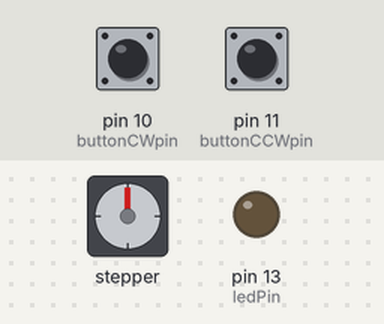
Simulated run of this sketch. Board: Arduino Uno, built with avr-gcc and run on an emulated ATmega328P. On the bench: stepper motor, output pins drawn as LEDs (lit = HIGH). Wiring (inferred from the names in the program): stepper motor driver (200 steps per turn assumed): step pin 6; direction pin 3. The inputs (shaded band) are chosen by the test bench; at power-on: pin 10 (buttonCWpin) HIGH, pin 11 (buttonCCWpin) HIGH. Pins used as bus, display or sensor lines are not drawn; what the sketch prints to the serial monitor is not drawn.

Above: at 1.2 s.
1.3 s: pin 10 (buttonCWpin) pulled LOW for 1 s
At 2.7 s:
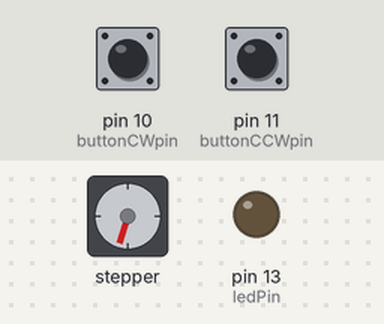
3.8 s: pin 11 (buttonCCWpin) pulled LOW for 3.2 s
At 7.5 s:
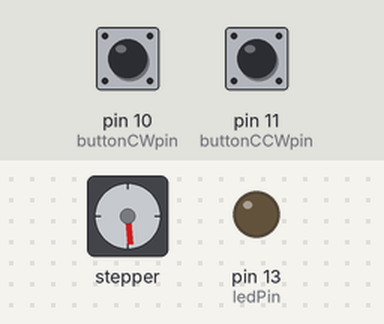
8.5 s: pin 11 (buttonCCWpin) pulled LOW for 0.15 s
At 9.3 s:
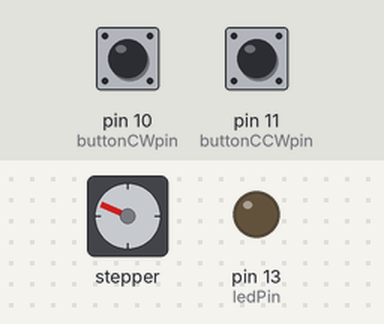
10.1 s: pin 10 (buttonCWpin) pulled LOW for 3.2 s
At 14.4 s:
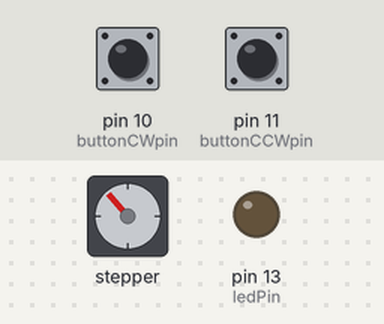
14.8 s: pin 11 (buttonCCWpin) pulled LOW for 3.2 s
At 15.86 s:
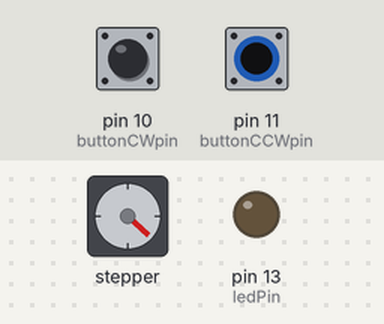
Timing chart, 0 to 19.5 s (numbered marks = the images above; inputs shaded):
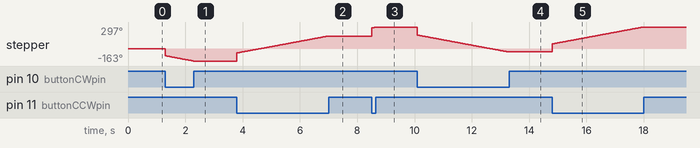

The sketch:

sketch_may03b.ino
```cpp
// testing a stepper motor with a Pololu A4988 driver board or equivalent

// this version uses millis() to manage timing rather than delay()
// and the movement is determined by a pair of momentary push switches
// press one and it turns CW, press the other and it turns CCW

byte directionPin = 3;
byte stepPin = 6;

byte buttonCWpin = 10;
byte buttonCCWpin = 11;

boolean buttonCWpressed = false;
boolean buttonCCWpressed = false;

byte ledPin = 13;

unsigned long curMillis;
unsigned long prevStepMillis = 0;
unsigned long millisBetweenSteps = 25; // milliseconds

void setup() {

  Serial.begin(9600);
  Serial.println("Starting Stepper Demo with millis()");

  pinMode(directionPin, OUTPUT);
  pinMode(stepPin, OUTPUT);
  pinMode(ledPin, OUTPUT);

  pinMode(buttonCWpin, INPUT_PULLUP);
  pinMode(buttonCCWpin, INPUT_PULLUP);

}

void loop() {

 curMillis = millis();
 readButtons();
 actOnButtons();

}

void readButtons() {

 buttonCCWpressed = false;
 buttonCWpressed = false;

 if (digitalRead(buttonCWpin) == LOW) {
 buttonCWpressed = true;
 }
 if (digitalRead(buttonCCWpin) == LOW) {
 buttonCCWpressed = true;
 }
}

void actOnButtons() {
 if (buttonCWpressed == true) {
 digitalWrite(directionPin, LOW);
 singleStep();
 }
 if (buttonCCWpressed == true) {
 digitalWrite(directionPin, HIGH);
 singleStep();
 }
}

void singleStep() {
 if (curMillis - prevStepMillis >= millisBetweenSteps) {
 prevStepMillis += millisBetweenSteps;
 digitalWrite(stepPin, HIGH);
 digitalWrite(stepPin, LOW);
 }
}
```

Measured:
- after the input at 1.3 s, stepper: turns 163° counter-clockwise in 0.97 s, starting at once
- after the input at 3.8 s, stepper: turns 337° clockwise in 3.2 s, starting at once
- after the input at 8.5 s, stepper: turns 119° clockwise in 0.12 s, starting at once
- after the input at 10.1 s, stepper: turns 334° counter-clockwise in 3.2 s, starting at once
- after the input at 14.8 s, stepper: turns 338° clockwise in 3.2 s, starting at once
